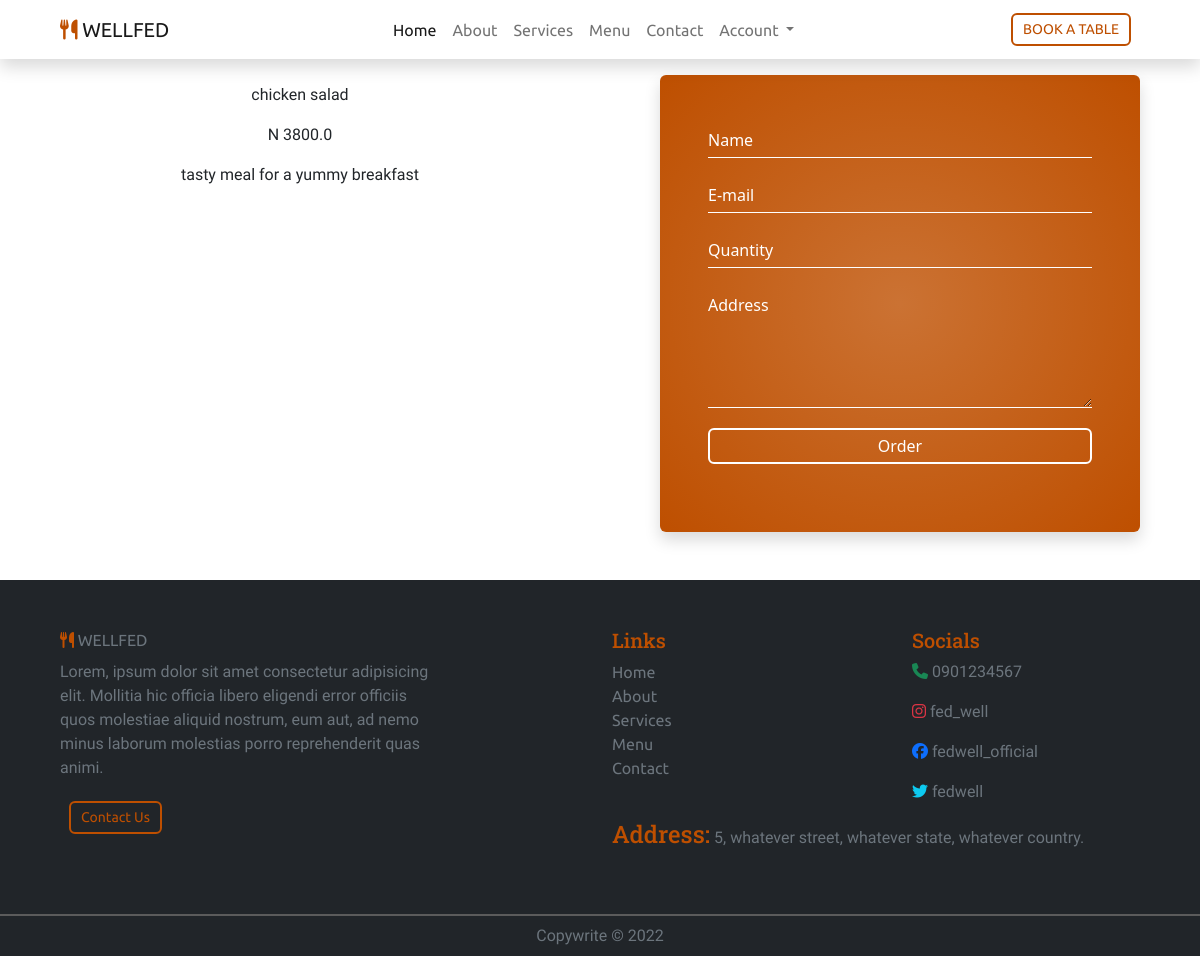
Page /order/3 on the committed database.
### restaurant/models.py (models this page shows, shortened)
class Menu(models.Model):
  menu_categories = (
    ('breakfast', 'breakfast'),
    ('lunch', 'lunch'),
    ('dinner', 'dinner'),
    ('drinks', 'drinks'),
    ('desserts', 'desserts'),
  )
  menu_category = models.CharField(max_length=40, choices=menu_categories)
  name = models.CharField(max_length=100)
  photo = models.ImageField('menu photo', upload_to = 'menu_photo', validators=[FileExtensionValidator(['png'])])
  price = models.FloatField()
  description = models.TextField(max_length=150)

### restaurant/views.py (the view, shortened to what this page needs)
# urls.py: path('order/<int:id>', order, name='restaurant-order'),
def order(request, id):
  menu = get_object_or_404(Menu, id=id)
  form = OrderForm(request.POST)
  context={
    'form': form,
    'menu': menu,
  }
  return render(request, 'restaurant/order.html', context)

### restaurant/forms.py
class OrderForm(forms.ModelForm):
  name = forms.CharField(widget=forms.TextInput(attrs={'placeholder':'Name', 'name':'name'}))
  e_mail = forms.EmailField(widget=forms.EmailInput(attrs={'placeholder':'E-mail', 'name':'e_mail'}))
  quantity = forms.IntegerField(widget=forms.NumberInput(attrs={'placeholder':'Quantity', 'name':'quantity'}))
  address = forms.CharField(widget=forms.Textarea(attrs={'placeholder':'Address', 'name':'address'}))
  class Meta():
    model = Order
    fields = ('name', 'quantity', 'e_mail', 'address')

### restaurant/templates/restaurant/order.html (shortened to what this page needs)
{% extends 'base.html' %}
{% block main %}
<div class="container-fluid">
  <div class="row">
    <div class="col-md-6 col-sm-12">
      <div class="col-10 mx-auto">
        <p class="text-center">{{menu.name}}</p>
        <p class="text-center">N {{menu.price}}</p>
        <p class="text-center">{{menu.description}}</p>
      </div>
    </div>
    <div class="col-md-6 col-sm-12">
      <form action="" method="post" class="p-5 col-10 mt-3 mb-5 mx-auto rounded bg-base shadow">
        {{form.name}}
        {{form.e_mail}}
        {{form.quantity}}
        {{form.address}}
        <input type="submit" value="Order" id="submit" class="base-color-outline2 rounded">
      </form>
    </div>
  </div>
</div>
{% endblock main %}

### static/css/style.css (style rules this page uses)
:root { --primary: 'Roboto Slab', serif; --secondary: 'Ubuntu', sans-serif; --accent: 'Inconsolata', monospace; --base-color: rgb(190, 79, 0); --base-color1:rgba(190, 79, 0,0.9); --base-color2:rgba(190, 79, 0,0.8); }
* { margin:0; padding:0; box-sizing: border-box; }
p,li,small,blockquote { font-family: var(--accent); }
.base-color-outline2 { color:white; border:2px solid white; padding: 4px 10px; background-color: transparent; }
.bg-base { background: radial-gradient(var(--base-color2),var(--base-color1), var(--base-color)); }
input,textarea { display:block; background-color: transparent; width: 100%; margin:0px 0px 20px 0px; outline:none; padding:5px 0px; border:none; border-bottom: 1px solid rgb(255, 255, 255); }
textarea { max-height: 120px; }
::placeholder { color: white; }

### rows in the picture
Menu: name "chicken salad", price "3800.0", description "tasty meal for a yummy breakfast"
